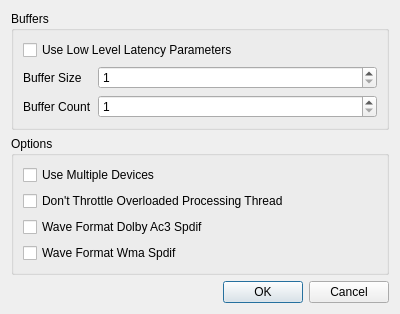
<?xml version="1.0" encoding="UTF-8"?>
<ui version="4.0">
 <class>MmeConfigDialog</class>
 <widget class="QDialog" name="MmeConfigDialog">
  <property name="geometry">
   <rect>
    <x>0</x>
    <y>0</y>
    <width>400</width>
    <height>300</height>
   </rect>
  </property>
  <property name="windowTitle">
   <string>Dialog</string>
  </property>
  <layout class="QVBoxLayout" name="verticalLayout_2">
   <item>
    <widget class="QGroupBox" name="groupBox">
     <property name="title">
      <string>Buffers</string>
     </property>
     <layout class="QFormLayout" name="formLayout">
      <item row="2" column="1">
       <widget class="QSpinBox" name="framesPerBuffer">
        <property name="minimum">
         <number>1</number>
        </property>
        <property name="maximum">
         <number>4096</number>
        </property>
       </widget>
      </item>
      <item row="3" column="0">
       <widget class="QLabel" name="label_2">
        <property name="text">
         <string>Buffer Count</string>
        </property>
       </widget>
      </item>
      <item row="3" column="1">
       <widget class="QSpinBox" name="bufferCount">
        <property name="minimum">
         <number>1</number>
        </property>
       </widget>
      </item>
      <item row="2" column="0">
       <widget class="QLabel" name="label">
        <property name="text">
         <string>Buffer Size</string>
        </property>
       </widget>
      </item>
      <item row="1" column="0" colspan="2">
       <widget class="QCheckBox" name="UseLowLevelLatencyParameters">
        <property name="text">
         <string>Use Low Level Latency Parameters</string>
        </property>
       </widget>
      </item>
     </layout>
    </widget>
   </item>
   <item>
    <widget class="QGroupBox" name="groupBox_2">
     <property name="title">
      <string>Options</string>
     </property>
     <layout class="QVBoxLayout" name="verticalLayout">
      <item>
       <widget class="QCheckBox" name="UseMultipleDevices">
        <property name="text">
         <string>Use Multiple Devices</string>
        </property>
       </widget>
      </item>
      <item>
       <widget class="QCheckBox" name="DontThrottleOverloadedProcessingThread">
        <property name="text">
         <string>Don't Throttle Overloaded Processing Thread</string>
        </property>
       </widget>
      </item>
      <item>
       <widget class="QCheckBox" name="WaveFormatDolbyAc3Spdif">
        <property name="text">
         <string>Wave Format Dolby Ac3 Spdif</string>
        </property>
       </widget>
      </item>
      <item>
       <widget class="QCheckBox" name="WaveFormatWmaSpdif">
        <property name="text">
         <string>Wave Format Wma Spdif</string>
        </property>
       </widget>
      </item>
     </layout>
    </widget>
   </item>
   <item>
    <widget class="QDialogButtonBox" name="buttonBox">
     <property name="orientation">
      <enum>Qt::Horizontal</enum>
     </property>
     <property name="standardButtons">
      <set>QDialogButtonBox::Cancel|QDialogButtonBox::Ok</set>
     </property>
    </widget>
   </item>
  </layout>
 </widget>
 <resources/>
 <connections>
  <connection>
   <sender>buttonBox</sender>
   <signal>accepted()</signal>
   <receiver>MmeConfigDialog</receiver>
   <slot>accept()</slot>
   <hints>
    <hint type="sourcelabel">
     <x>227</x>
     <y>282</y>
    </hint>
    <hint type="destinationlabel">
     <x>157</x>
     <y>274</y>
    </hint>
   </hints>
  </connection>
  <connection>
   <sender>buttonBox</sender>
   <signal>rejected()</signal>
   <receiver>MmeConfigDialog</receiver>
   <slot>reject()</slot>
   <hints>
    <hint type="sourcelabel">
     <x>295</x>
     <y>288</y>
    </hint>
    <hint type="destinationlabel">
     <x>286</x>
     <y>274</y>
    </hint>
   </hints>
  </connection>
  <connection>
   <sender>UseLowLevelLatencyParameters</sender>
   <signal>toggled(bool)</signal>
   <receiver>framesPerBuffer</receiver>
   <slot>setEnabled(bool)</slot>
   <hints>
    <hint type="sourcelabel">
     <x>76</x>
     <y>45</y>
    </hint>
    <hint type="destinationlabel">
     <x>123</x>
     <y>73</y>
    </hint>
   </hints>
  </connection>
  <connection>
   <sender>UseLowLevelLatencyParameters</sender>
   <signal>toggled(bool)</signal>
   <receiver>bufferCount</receiver>
   <slot>setEnabled(bool)</slot>
   <hints>
    <hint type="sourcelabel">
     <x>48</x>
     <y>48</y>
    </hint>
    <hint type="destinationlabel">
     <x>138</x>
     <y>95</y>
    </hint>
   </hints>
  </connection>
 </connections>
</ui>
